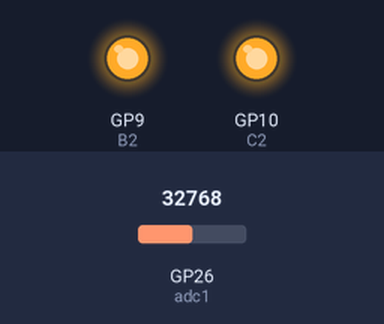
Simulated run of this program. Board: Raspberry Pi Pico running MicroPython. Shown: output pins drawn as LEDs (lit = HIGH). The inputs (shaded band) are chosen by the test bench; at power-on: GP26 (adc1) = 32768 (analog values on the 0–65535 scale). Pins used as bus, display or sensor lines are not drawn; what the program prints to the serial console is not drawn.

Above: at 0.1 s.
Timing chart, 0 to 1.6 s (numbered marks = the images above):
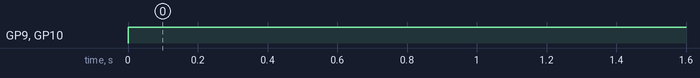

The program:

analog_read.py
```python
from machine import Pin, SPI
import time
import random

adc1 = machine.ADC(26)    #analog multiplexer - potentiometrs and keys

A2 = Pin(8, Pin.OUT)    #analog multiplexer
B2 = Pin(9, Pin.OUT)    #analog multiplexer
C2 = Pin(10, Pin.OUT)    #analog multiplexer
A3 = Pin(11, Pin.OUT)    #analog multiplexer
B3 = Pin(12, Pin.OUT)    #analog multiplexer
C3 = Pin(13, Pin.OUT)    #analog multiplexer

arr_byte = bytearray([0x50,0x70,0x60,0x05,0x06]) #numero tres jsou "nizsi multiplexer"

arr_analog = [0, 0, 0, 0, 0 ]


def analog_read():
    n = len(arr_byte)
    for x in range(n):
        idk = arr_byte[x]
        A2.value(idk & 0b0000_0001)
        B2.value(idk & 0b0000_0010)
        C2.value(idk & 0b0000_0100)
        A3.value(idk & 0b0001_0000)
        B3.value(idk & 0b0010_0000)
        C3.value(idk & 0b0100_0000)
        time.sleep_us(1)
        arr_analog[x] = adc1.read_u16()>>8

while True:
    analog_read()
    print(arr_analog)
    time.sleep_ms(88)
```

Measured:
- by itself, GP9 (B2), GP10 (C2): LOW → HIGH at 0.00 s
